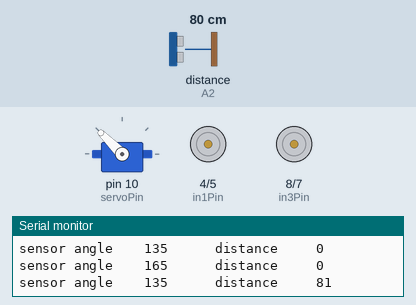
This sketch was run on a simulated Arduino Uno, built with avr-gcc and run on an emulated ATmega328P. On the bench: servo, motor-driver pin pairs drawn as motors (green arrow = first pin HIGH = forward, orange = second pin HIGH = backward, longer = more drive, scaled by the enable pin), the last lines printed to the serial monitor. The test bench sets the inputs (shaded band); at power-on: distance to the obstacle (sensor on A2) 80 cm. The echo pulse lasts 58.3 µs per cm.

Above: at 4.9 s.
6.3 s: distance to the obstacle (sensor on A2) set to 42 cm
9.3 s: distance to the obstacle (sensor on A2) set to 37 cm
At 10.4 s:
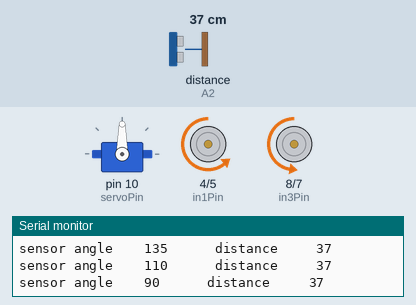
12.3 s: distance to the obstacle (sensor on A2) set to 60 cm
At 13.4 s:
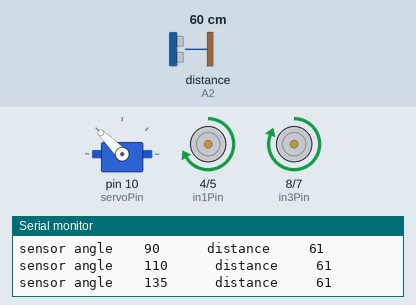
15.3 s: distance to the obstacle (sensor on A2) set to 2 cm
At 16.2 s:
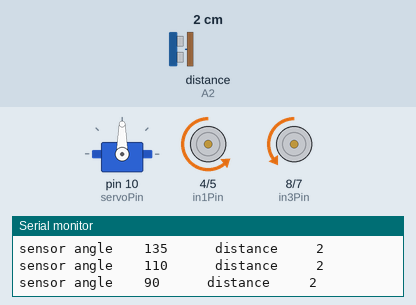
Timing chart, 0 to 19.3 s (numbered marks = the images above; inputs shaded):
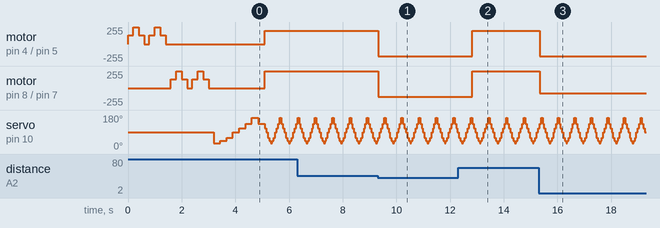

Measured:
- the behaviour switches between 40 and 39 cm on distance to the obstacle (sensor on A2) (found by bisection; images 0 and 1)
- after the input at 9.3 s, motor on pin 4 (in1Pin) / pin 5 (in2Pin): forward 200/255 → backward 180/255 at once; motor on pin 8 (in3Pin) / pin 7 (in4Pin): forward 255/255 → backward 128/255 at once
- after the input at 12.3 s, motor on pin 4 (in1Pin) / pin 5 (in2Pin): backward 180/255 → forward 200/255 after 0.52 s; motor on pin 8 (in3Pin) / pin 7 (in4Pin): backward 128/255 → forward 255/255 after 0.52 s
- after the input at 15.3 s, motor on pin 4 (in1Pin) / pin 5 (in2Pin): forward 200/255 → backward 180/255 at once; motor on pin 8 (in3Pin) / pin 7 (in4Pin): forward 255/255 → backward 80/255 at once
- by itself, servo on pin 10 (servoPin): repeats every 0.62 s: 165° 0.05 s, 135° 0.05 s, 110° 0.05 s, 90° 0.05 s, 60° 0.05 s, 45° 0.05 s, 30° 0.05 s, 45° 0.05 s, 60° 0.05 s, 90° 0.05 s, 110° 0.05 s, 135° 0.05 s

The sketch:

Arduino-collision-avoidance-carbot.ino
```cpp
 /*
  Firmware for the "2WD Ultrasonic Motor Robot Car Kit"

  Origin --------Stephen A. Edwards

  Hardware configuration :
  A pair of DC motors driven by an L298N H bridge motor driver
  An HC?'SR04 ultrasonic range sensor mounted atop a small hobby servo
  PA added NewPing library- returns distance from background
  PA added L298 library, compensation for stronger motor using speed ,,,,,,slower backing up no wheelie.

 // PA Jan21 2019 compiles
 ///////////////////////////Philduino Mods/////////////*/


#include <Servo.h>
#include <NewPing.h>      // Include New ping Library (downloaded zip)
#include <L298N.h>        // AndreaLombardo Library from git (downloaded zip

// Servo motor that aims ultrasonic sensor .
#define servoPin 10 // PWM output for hobby servo
#define NUM_ANGLES 7
unsigned char sensorAngle[NUM_ANGLES] = { 30, 45, 60, 90, 110, 135, 165 };    // declare array  - datatype, array name. [number of elements]
unsigned int distance [NUM_ANGLES];											// declare array  - datatype, array name. [number of elements]
Servo servo;                                                                // instate a servo object named servo


// Ultrasonic Module
#define trigPin A1								// 10 microsecond high pulse causes chirp , wait 50 us
#define echoPin  A2								// Width of high pulse indicates distance
#define Max_distance 250						 // ignore reflections further than 250mm ....about 10 inch.
NewPing sonar(trigPin, echoPin, Max_distance); // instantate a NewPing object sonar    setup of pins and maximum distance.


// Motor control pins : L298N H bridge
#define enAPin  3 // Left motor PWM speed control
#define in1Pin  4 // Left motor Direction 1
#define in2Pin  5 // Left motor Direction 2
#define in3Pin  8 // Right motor Direction 1
#define in4Pin  7 // Right motor Direction 2
#define enBPin  6 // Right motor PWM speed control


// Set motor speed: 255 full ahead, ?'255 full reverse , 0 stop void go( enum Motor m, int speed)
enum Motor { LEFT, RIGHT };


void go( byte m, int speed )
{
    digitalWrite(m == LEFT ? in1Pin : in3Pin , speed > 0 ? HIGH : LOW );
    digitalWrite(m == LEFT ? in2Pin : in4Pin , speed <= 0 ? HIGH : LOW );
    analogWrite(m == LEFT ? enAPin : enBPin, speed < 0 ? -speed : speed );
}

// Initial motor test :
// left motor forward then back // right motor forward then back
void testMotors(){
    static int
        speed[8] = {128, 255, 128, 0, 128, 255, 128, 0};
    go(RIGHT, 0);

    for (unsigned char i = 0 ; i < 8 ; i++)
        go(LEFT, speed[i ]), delay (200);
    for (unsigned char i = 0 ; i < 8 ; i++)
        go(RIGHT, speed[i ]), delay (200);
}
// Read distance from the ultrasonic sensor , return distance in cm //


unsigned int readDistance() {

 delay(30);                 // Wait 100ms between pings (about 20 pings/sec). 29ms should be the shortest delay between pings.
 int cm = sonar.ping_cm();   //Send ping, get ping distance in centimeters (cm).
 if (cm==0)
 {
	 cm=249;
 }
 //                                                                 int distance = cm;  Unused variable
 //Serial.print(" centemeters from readDistance");
 //Serial.println(cm);
 return cm;
}


// Scan the area ahead by sweeping the ultrasonic sensor left and right
// and recording the distance observed . This takes a reading , then
// sends the servo to the next angle . Call repeatedly once every 50 ms or so .
void readNextDistance() {
    static unsigned char angleIndex = 0;
    static signed char step = 1;
    distance [angleIndex] = readDistance ();
    angleIndex += step ;
    if (angleIndex == NUM_ANGLES - 1)
        step = -1;
    else if (angleIndex == 0)
        step = 1;

    servo.write( sensorAngle[angleIndex] );
	Serial.print ("sensor angle    "), Serial.print( sensorAngle[angleIndex] );
	Serial.print ("      distance     "), Serial.println( distance[angleIndex] );
	if (angleIndex == 3)
	Serial.println ("");
}

// Initial configuration
//
// Configure the input and output pins
// Center the servo
// Turn off the motors
// Test the motors
// Scan the surroundings once
//
void setup() {
	Serial.begin(115200);

    pinMode(enAPin, OUTPUT);
    pinMode(in1Pin, OUTPUT);
    pinMode(in2Pin, OUTPUT);
    pinMode(in3Pin, OUTPUT);
    pinMode(in4Pin, OUTPUT);
    pinMode(enBPin, OUTPUT);
    servo.attach( servoPin );
    servo.write(90);
	Serial.println("servo init 90 ");
	go(LEFT, 0);
	Serial.println("go left ");
    go(RIGHT, 0);
	Serial.println("go right ");
    testMotors ();
  	Serial.println("test motors ");
    // Scan the surroundings before starting
    servo.write( sensorAngle[0] );
    delay (200);
    for (unsigned char i = 0 ; i < NUM_ANGLES; i++)
        readNextDistance (), delay (200);
	Serial.println("scan angles setup");                     // debug
}

// Mainloop:
//
// Get the next sensor reading
// If anything appears to be too close , back up
// Otherwise, go forward
//
void loop() {
    readNextDistance ();
    // See if something is too close at any angle
    unsigned char tooClose = 0;
    for(unsigned char i = 0 ; i < NUM_ANGLES ; i++)
        if ( distance [i] < 40)
            tooClose = 1;

    if ( tooClose )
    {
        // Something's nearby: back up left
        go(LEFT, -180);
        go(RIGHT, -80);
    }
    else
    {
        // Nothing in our way: go forward
        go(LEFT, 200);  // stronger motor
        go(RIGHT, 255);
    }
    // Check the next direction in 50 ms
    delay (20);
}
```
